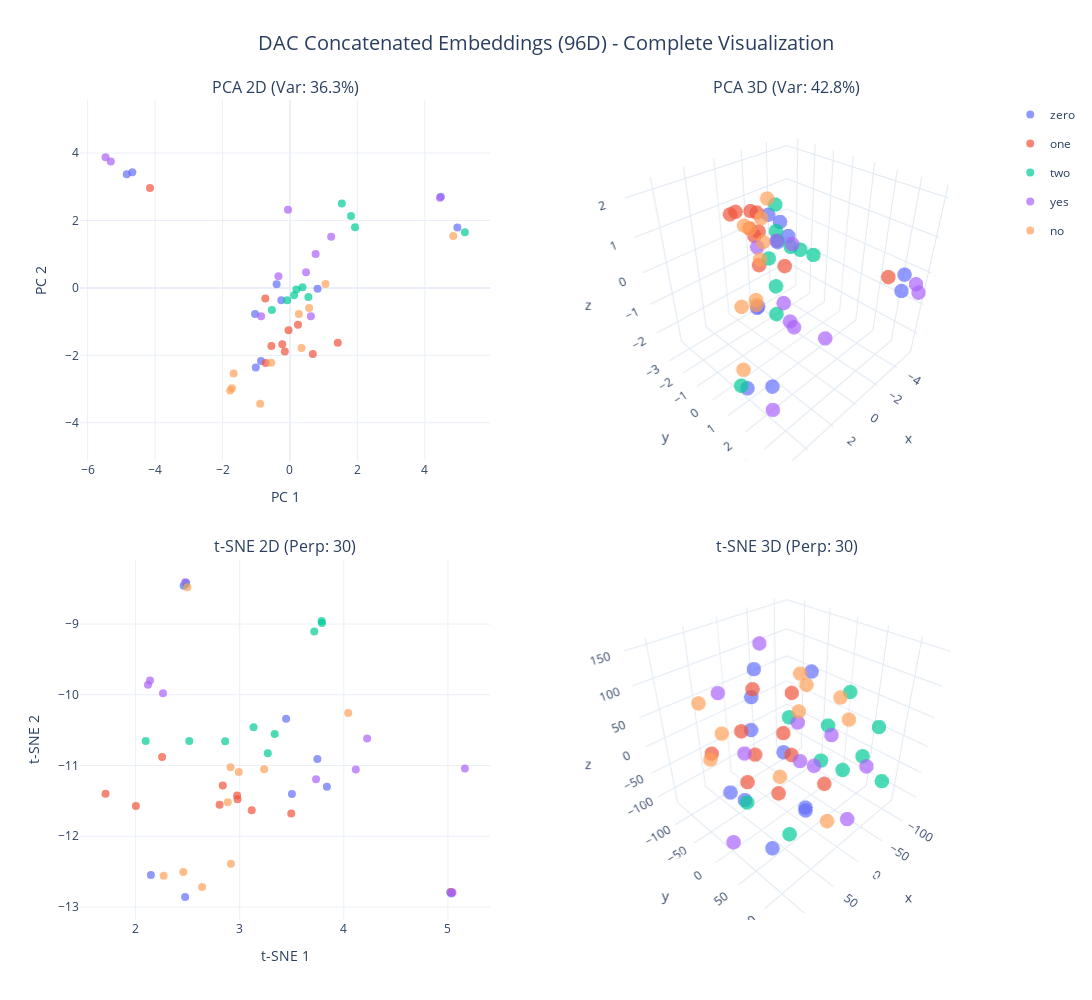

The cell this chart's notebook holds for it:
### Markdown cell above
## Step 8: Combined Dashboard View

### Code cell
# Create a 2x2 grid
fig = make_subplots(
    rows=2, cols=2,
    specs=[
        [{'type': 'scatter'}, {'type': 'scatter3d'}],
        [{'type': 'scatter'}, {'type': 'scatter3d'}]
    ],
    subplot_titles=(
        f'PCA 2D (Var: {variance_2d:.1%})',
        f'PCA 3D (Var: {variance_3d:.1%})',
        f't-SNE 2D (Perp: {perplexity})',
        f't-SNE 3D (Perp: {perplexity})'
    ),
    vertical_spacing=0.12,
    horizontal_spacing=0.1
)

# PCA 2D
for word in words:
    mask = np.array([label == word for label in valid_labels])
    fig.add_trace(
        go.Scatter(
            x=pca_2d_result[mask, 0],
            y=pca_2d_result[mask, 1],
            mode='markers',
            name=word,
            marker=dict(size=8, color=color_map[word], opacity=0.7),
            showlegend=True,
            legendgroup=word
        ),
        row=1, col=1
    )

# PCA 3D
for word in words:
    mask = np.array([label == word for label in valid_labels])
    fig.add_trace(
        go.Scatter3d(
            x=pca_3d_result[mask, 0],
            y=pca_3d_result[mask, 1],
            z=pca_3d_result[mask, 2],
            mode='markers',
            name=word,
            marker=dict(size=5, color=color_map[word], opacity=0.7),
            showlegend=False,
            legendgroup=word
        ),
        row=1, col=2
    )

# t-SNE 2D
for word in words:
    mask = np.array([label == word for label in valid_labels])
    fig.add_trace(
        go.Scatter(
            x=tsne_2d_result[mask, 0],
            y=tsne_2d_result[mask, 1],
            mode='markers',
            name=word,
            marker=dict(size=8, color=color_map[word], opacity=0.7),
            showlegend=False,
            legendgroup=word
        ),
        row=2, col=1
    )

# t-SNE 3D
for word in words:
    mask = np.array([label == word for label in valid_labels])
    fig.add_trace(
        go.Scatter3d(
            x=tsne_3d_result[mask, 0],
            y=tsne_3d_result[mask, 1],
            z=tsne_3d_result[mask, 2],
            mode='markers',
            name=word,
            marker=dict(size=5, color=color_map[word], opacity=0.7),
            showlegend=False,
            legendgroup=word
        ),
        row=2, col=2
    )

fig.update_layout(
    title_text='DAC Concatenated Embeddings (96D) - Complete Visualization',
    title_x=0.5,
    title_font_size=20,
    width=1400,
    height=1000,
    showlegend=True,
    template='plotly_white'
)

fig.update_xaxes(title_text='PC 1', row=1, col=1, scaleanchor='y', scaleratio=1)
fig.update_yaxes(title_text='PC 2', row=1, col=1)
fig.update_xaxes(title_text='t-SNE 1', row=2, col=1, scaleanchor='y3', scaleratio=1)
fig.update_yaxes(title_text='t-SNE 2', row=2, col=1)

fig.update_scenes(aspectmode='cube', row=1, col=2)
fig.update_scenes(aspectmode='cube', row=2, col=2)

fig.write_html('dac_concat_complete.html')
fig.show()

print("Saved: dac_concat_complete.html")

### Figure 1 — Plotly figure (JSON) as saved in the notebook; plotly's stock layout.template omitted (floating-point values rounded to 4 significant figures)
{"data": [{"legendgroup": "zero", "marker": {"color": "#636EFA", "opacity": 0.7, "size": 8}, "mode": "markers", "name": "zero", "showlegend": true, "type": "scatter", "x": [-4.674, -4.839, 4.475, 4.966, 0.8189, -0.2558, -1.035, -0.395, -1.014, -0.8591], "xaxis": "x", "y": [3.426, 3.369, 2.703, 1.789, -0.02675, -0.3655, -0.7754, 0.1071, -2.364, -2.17], "yaxis": "y"}, {"legendgroup": "one", "marker": {"color": "#EF553B", "opacity": 0.7, "size": 8}, "mode": "markers", "name": "one", "showlegend": true, "type": "scatter", "x": [-0.73, -4.15, 0.2382, -0.5501, -0.2283, -0.7183, -0.152, -0.04184, 0.6775, 1.419], "xaxis": "x", "y": [-0.3172, 2.965, -1.091, -1.721, -1.672, -2.23, -1.883, -1.256, -1.961, -1.629], "yaxis": "y"}, {"legendgroup": "two", "marker": {"color": "#00CC96", "opacity": 0.7, "size": 8}, "mode": "markers", "name": "two", "showlegend": true, "type": "scatter", "x": [1.539, 1.929, 1.81, 0.1225, -0.08036, 5.188, -0.5359, 0.5458, 0.3718, 0.1927], "xaxis": "x", "y": [2.506, 1.799, 2.132, -0.2187, -0.3637, 1.651, -0.6568, -0.2693, 0.01601, -0.04712], "yaxis": "y"}, {"legendgroup": "yes", "marker": {"color": "#AB63FA", "opacity": 0.7, "size": 8}, "mode": "markers", "name": "yes", "showlegend": true, "type": "scatter", "x": [-5.47, -5.312, -0.05762, 1.222, 0.7619, 0.4785, 4.449, -0.8554, -0.3419, 0.6212], "xaxis": "x", "y": [3.878, 3.749, 2.319, 1.518, 1.003, 0.461, 2.674, -0.8428, 0.3483, -0.8438], "yaxis": "y"}, {"legendgroup": "no", "marker": {"color": "#FFA15A", "opacity": 0.7, "size": 8}, "mode": "markers", "name": "no", "showlegend": true, "type": "scatter", "x": [4.842, 0.3436, 0.5692, 1.053, 0.2649, -0.5574, -1.772, -0.8843, -1.67, -1.721], "xaxis": "x", "y": [1.536, -1.785, -0.5952, 0.1182, -0.7732, -2.223, -3.041, -3.433, -2.537, -2.979], "yaxis": "y"}, {"legendgroup": "zero", "marker": {"color": "#636EFA", "opacity": 0.7, "size": 5}, "mode": "markers", "name": "zero", "scene": "scene", "showlegend": false, "type": "scatter3d", "x": [-4.674, -4.839, 4.475, 4.966, 0.8189, -0.2558, -1.035, -0.395, -1.014, -0.8591], "y": [3.426, 3.369, 2.703, 1.789, -0.02675, -0.3655, -0.7754, 0.1071, -2.364, -2.17], "z": [-0.5248, -0.07484, -1.184, -1.544, 1.686, 0.7015, 1.024, 0.967, -2.285, -2.124]}, {"legendgroup": "one", "marker": {"color": "#EF553B", "opacity": 0.7, "size": 5}, "mode": "markers", "name": "one", "scene": "scene", "showlegend": false, "type": "scatter3d", "x": [-0.73, -4.15, 0.2382, -0.5501, -0.2283, -0.7183, -0.152, -0.04184, 0.6775, 1.419], "y": [-0.3172, 2.965, -1.091, -1.721, -1.672, -2.23, -1.883, -1.256, -1.961, -1.629], "z": [-0.08187, -0.1274, -0.08564, 1.141, 0.5419, 1.041, 0.718, 0.8028, 1.297, 1.422]}, {"legendgroup": "two", "marker": {"color": "#00CC96", "opacity": 0.7, "size": 5}, "mode": "markers", "name": "two", "scene": "scene", "showlegend": false, "type": "scatter3d", "x": [1.539, 1.929, 1.81, 0.1225, -0.08036, 5.188, -0.5359, 0.5458, 0.3718, 0.1927], "y": [2.506, 1.799, 2.132, -0.2187, -0.3637, 1.651, -0.6568, -0.2693, 0.01601, -0.04712], "z": [1.502, 1.569, 1.57, -1.415, -0.589, -1.454, 1.594, 0.4174, 1.21, 0.9057]}, {"legendgroup": "yes", "marker": {"color": "#AB63FA", "opacity": 0.7, "size": 5}, "mode": "markers", "name": "yes", "scene": "scene", "showlegend": false, "type": "scatter3d", "x": [-5.47, -5.312, -0.05762, 1.222, 0.7619, 0.4785, 4.449, -0.8554, -0.3419, 0.6212], "y": [3.878, 3.749, 2.319, 1.518, 1.003, 0.461, 2.674, -0.8428, 0.3483, -0.8438], "z": [-0.6094, -0.3484, -1.274, -0.8787, -1.025, -0.7076, -1.987, 0.5041, 0.8217, 0.5933]}, {"legendgroup": "no", "marker": {"color": "#FFA15A", "opacity": 0.7, "size": 5}, "mode": "markers", "name": "no", "scene": "scene", "showlegend": false, "type": "scatter3d", "x": [4.842, 0.3436, 0.5692, 1.053, 0.2649, -0.5574, -1.772, -0.8843, -1.67, -1.721], "y": [1.536, -1.785, -0.5952, 0.1182, -0.7732, -2.223, -3.041, -3.433, -2.537, -2.979], "z": [-1.115, 0.9046, 1.426, 2.137, 0.6878, 0.552, -2.409, -2.601, -0.7161, -2.573]}, {"legendgroup": "zero", "marker": {"color": "#636EFA", "opacity": 0.7, "size": 8}, "mode": "markers", "name": "zero", "showlegend": false, "type": "scatter", "x": [5.033, 5.022, 2.486, 2.461, 3.446, 3.837, 3.501, 3.746, 2.476, 2.147], "xaxis": "x2", "y": [-12.81, -12.79, -8.416, -8.457, -10.34, -11.3, -11.4, -10.91, -12.86, -12.55], "yaxis": "y2"}, {"legendgroup": "one", "marker": {"color": "#EF553B", "opacity": 0.7, "size": 8}, "mode": "markers", "name": "one", "showlegend": false, "type": "scatter", "x": [3.495, 5.033, 2.254, 2.979, 2.837, 2.807, 3.115, 2.975, 2.003, 1.711], "xaxis": "x2", "y": [-11.68, -12.79, -10.88, -11.48, -11.28, -11.55, -11.63, -11.43, -11.57, -11.4], "yaxis": "y2"}, {"legendgroup": "two", "marker": {"color": "#00CC96", "opacity": 0.7, "size": 8}, "mode": "markers", "name": "two", "showlegend": false, "type": "scatter", "x": [3.79, 3.716, 3.786, 2.097, 2.515, 2.482, 3.27, 3.133, 3.336, 2.86], "xaxis": "x2", "y": [-8.986, -9.104, -8.957, -10.65, -10.65, -8.438, -10.83, -10.46, -10.55, -10.66], "yaxis": "y2"}, {"legendgroup": "yes", "marker": {"color": "#AB63FA", "opacity": 0.7, "size": 8}, "mode": "markers", "name": "yes", "showlegend": false, "type": "scatter", "x": [5.043, 5.036, 5.163, 2.139, 2.119, 2.263, 2.476, 3.733, 4.115, 4.224], "xaxis": "x2", "y": [-12.8, -12.8, -11.04, -9.797, -9.857, -9.98, -8.409, -11.19, -11.06, -10.62], "yaxis": "y2"}, {"legendgroup": "no", "marker": {"color": "#FFA15A", "opacity": 0.7, "size": 8}, "mode": "markers", "name": "no", "showlegend": false, "type": "scatter", "x": [2.497, 2.912, 3.235, 4.043, 2.991, 2.885, 2.638, 2.27, 2.916, 2.458], "xaxis": "x2", "y": [-8.479, -11.03, -11.05, -10.26, -11.09, -11.52, -12.72, -12.56, -12.39, -12.51], "yaxis": "y2"}, {"legendgroup": "zero", "marker": {"color": "#636EFA", "opacity": 0.7, "size": 5}, "mode": "markers", "name": "zero", "scene": "scene2", "showlegend": false, "type": "scatter3d", "x": [-42.87, -38.24, 72.47, 87.89, 21.27, 78.27, 45.84, -18.45, 24.94, -31.17], "y": [-130.2, -114.3, 50.33, 123.1, -49.36, -25.4, -40.66, 19.03, 19.86, 9.252], "z": [7.428, 67.63, -110.6, 30.02, 15.62, -50.1, -100.5, -124.8, 15.4, 111.9]}, {"legendgroup": "one", "marker": {"color": "#EF553B", "opacity": 0.7, "size": 5}, "mode": "markers", "name": "one", "scene": "scene2", "showlegend": false, "type": "scatter3d", "x": [70.74, 52.35, -57.38, 31.96, 79.44, -11.67, 87.77, 10.83, -24.96, 12.73], "y": [-1.978, 63.46, -72.76, 17.22, 15.5, -5.015, -43.68, -57.31, 47.47, -52.97], "z": [64.76, 139.4, -45.76, -57.29, -3.344, -25.96, 15.93, -41.17, -59.74, 79.11]}, {"legendgroup": "two", "marker": {"color": "#00CC96", "opacity": 0.7, "size": 5}, "mode": "markers", "name": "two", "scene": "scene2", "showlegend": false, "type": "scatter3d", "x": [-18.43, -51.68, 82.61, -106.2, -65.71, 118.9, -44.07, -101.4, -85.63, -110.1], "y": [82.41, 121.7, 93.81, 48.46, 2.12, 67.41, -45.18, 72.87, 29.85, -27.1], "z": [-6.966, -25.59, -37.07, -57.3, -67.24, 26.92, 6.265, 15.01, 64.2, -36.01]}, {"legendgroup": "yes", "marker": {"color": "#AB63FA", "opacity": 0.7, "size": 5}, "mode": "markers", "name": "yes", "scene": "scene2", "showlegend": false, "type": "scatter3d", "x": [15.38, -14.67, 7.756, 28.78, 34.73, 0.442, 120.0, -71.2, -61.26, -30.23], "y": [-130.1, -118.8, -41.5, 48.39, 82.41, 130.7, 35.53, -48.35, 23.16, 89.43], "z": [41.95, -89.1, 149.8, 80.24, 35.13, 40.55, -66.42, -101.4, -2.817, -107.7]}, {"legendgroup": "no", "marker": {"color": "#FFA15A", "opacity": 0.7, "size": 5}, "mode": "markers", "name": "no", "scene": "scene2", "showlegend": false, "type": "scatter3d", "x": [-117.7, 68.27, -114.7, 22.49, -37.37, -10.87, 77.49, -60.97, 20.63, -19.61], "y": [-84.78, -82.29, -10.36, 97.62, 69.83, -28.65, -77.38, -41.27, -122.8, -0.2742], "z": [16.65, -29.06, 24.25, -61.55, 60.27, -83.75, 76.18, 77.83, -28.57, 49.94]}], "layout": {"annotations": [{"font": {"size": 16}, "showarrow": false, "text": "PCA 2D (Var: 36.3%)", "x": 0.225, "xanchor": "center", "xref": "paper", "y": 1, "yanchor": "bottom", "yref": "paper"}, {"font": {"size": 16}, "showarrow": false, "text": "PCA 3D (Var: 42.8%)", "x": 0.775, "xanchor": "center", "xref": "paper", "y": 1, "yanchor": "bottom", "yref": "paper"}, {"font": {"size": 16}, "showarrow": false, "text": "t-SNE 2D (Perp: 30)", "x": 0.225, "xanchor": "center", "xref": "paper", "y": 0.44, "yanchor": "bottom", "yref": "paper"}, {"font": {"size": 16}, "showarrow": false, "text": "t-SNE 3D (Perp: 30)", "x": 0.775, "xanchor": "center", "xref": "paper", "y": 0.44, "yanchor": "bottom", "yref": "paper"}], "height": 1000, "scene": {"aspectmode": "cube", "domain": {"x": [0.55, 1], "y": [0.56, 1]}}, "scene2": {"aspectmode": "cube", "domain": {"x": [0.55, 1], "y": [0, 0.44]}}, "showlegend": true, "title": {"font": {"size": 20}, "text": "DAC Concatenated Embeddings (96D) - Complete Visualization", "x": 0.5}, "width": 1400, "xaxis": {"anchor": "y", "domain": [0, 0.45], "scaleanchor": "y", "scaleratio": 1, "title": {"text": "PC 1"}}, "xaxis2": {"anchor": "y2", "domain": [0, 0.45], "scaleanchor": "y3", "scaleratio": 1, "title": {"text": "t-SNE 1"}}, "yaxis": {"anchor": "x", "domain": [0.56, 1], "title": {"text": "PC 2"}}, "yaxis2": {"anchor": "x2", "domain": [0, 0.44], "title": {"text": "t-SNE 2"}}}}
